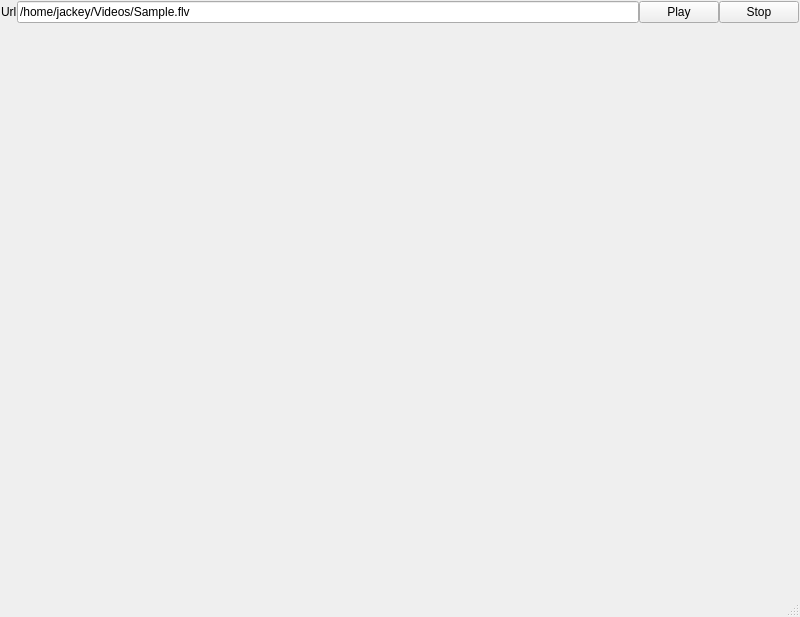
<?xml version="1.0" encoding="UTF-8"?>
<ui version="4.0">
 <class>MainWindow</class>
 <widget class="QMainWindow" name="MainWindow">
  <property name="geometry">
   <rect>
    <x>0</x>
    <y>0</y>
    <width>800</width>
    <height>617</height>
   </rect>
  </property>
  <property name="windowTitle">
   <string>MainWindow</string>
  </property>
  <widget class="QWidget" name="centralwidget">
   <layout class="QGridLayout" name="layoutGWidget">
    <property name="leftMargin">
     <number>1</number>
    </property>
    <property name="topMargin">
     <number>1</number>
    </property>
    <property name="rightMargin">
     <number>1</number>
    </property>
    <property name="bottomMargin">
     <number>1</number>
    </property>
    <property name="spacing">
     <number>0</number>
    </property>
    <item row="0" column="2">
     <widget class="QPushButton" name="btnPlay">
      <property name="text">
       <string>Play</string>
      </property>
     </widget>
    </item>
    <item row="0" column="0">
     <widget class="QLabel" name="labelUrl">
      <property name="text">
       <string>Url</string>
      </property>
     </widget>
    </item>
    <item row="1" column="0" colspan="4">
     <widget class="FFmpegWidget" name="wgtPlayer" native="true"/>
    </item>
    <item row="0" column="3">
     <widget class="QPushButton" name="btnStop">
      <property name="text">
       <string>Stop</string>
      </property>
     </widget>
    </item>
    <item row="0" column="1">
     <widget class="QLineEdit" name="lineUrl">
      <property name="text">
       <string>/home/jackey/Videos/Sample.flv</string>
      </property>
     </widget>
    </item>
   </layout>
  </widget>
  <widget class="QStatusBar" name="statusbar"/>
 </widget>
 <customwidgets>
  <customwidget>
   <class>FFmpegWidget</class>
   <extends>QWidget</extends>
   <header>ffmpegwidget.h</header>
   <container>1</container>
  </customwidget>
 </customwidgets>
 <resources/>
 <connections/>
</ui>
